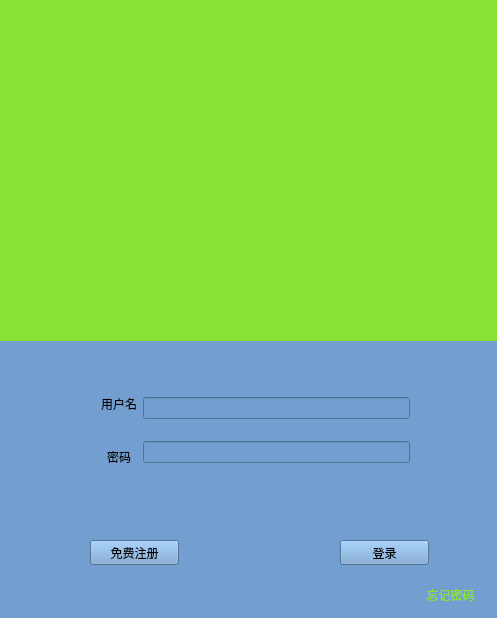
<?xml version="1.0" encoding="UTF-8"?>
<ui version="4.0">
 <class>MainWindow</class>
 <widget class="QWidget" name="MainWindow">
  <property name="geometry">
   <rect>
    <x>0</x>
    <y>0</y>
    <width>497</width>
    <height>618</height>
   </rect>
  </property>
  <property name="windowTitle">
   <string>MainWindow</string>
  </property>
  <property name="styleSheet">
   <string notr="true">background-color: rgb(114, 159, 207);</string>
  </property>
  <widget class="QLabel" name="label">
   <property name="geometry">
    <rect>
     <x>0</x>
     <y>0</y>
     <width>501</width>
     <height>341</height>
    </rect>
   </property>
   <property name="styleSheet">
    <string notr="true">background-color: rgb(138, 226, 52);</string>
   </property>
   <property name="text">
    <string/>
   </property>
  </widget>
  <widget class="QPushButton" name="pushButton_login">
   <property name="geometry">
    <rect>
     <x>340</x>
     <y>540</y>
     <width>89</width>
     <height>25</height>
    </rect>
   </property>
   <property name="text">
    <string>登录</string>
   </property>
  </widget>
  <widget class="QPushButton" name="pushButton_register">
   <property name="geometry">
    <rect>
     <x>90</x>
     <y>540</y>
     <width>89</width>
     <height>25</height>
    </rect>
   </property>
   <property name="text">
    <string>免费注册</string>
   </property>
  </widget>
  <widget class="QWidget" name="layoutWidget">
   <property name="geometry">
    <rect>
     <x>90</x>
     <y>370</y>
     <width>331</width>
     <height>121</height>
    </rect>
   </property>
   <layout class="QHBoxLayout" name="horizontalLayout">
    <item>
     <layout class="QVBoxLayout" name="verticalLayout">
      <item>
       <widget class="QLabel" name="label_2">
        <property name="text">
         <string>&lt;html&gt;&lt;head/&gt;&lt;body&gt;&lt;p align=&quot;center&quot;&gt;用户名&lt;/p&gt;&lt;/body&gt;&lt;/html&gt;</string>
        </property>
       </widget>
      </item>
      <item>
       <widget class="QLabel" name="label_3">
        <property name="text">
         <string>&lt;html&gt;&lt;head/&gt;&lt;body&gt;&lt;p align=&quot;center&quot;&gt;密码&lt;/p&gt;&lt;/body&gt;&lt;/html&gt;</string>
        </property>
       </widget>
      </item>
     </layout>
    </item>
    <item>
     <layout class="QVBoxLayout" name="verticalLayout_2">
      <item>
       <widget class="QLineEdit" name="lineEdit_name"/>
      </item>
      <item>
       <widget class="QLineEdit" name="lineEdit_password"/>
      </item>
     </layout>
    </item>
   </layout>
  </widget>
  <widget class="QLabel" name="SetPassword">
   <property name="geometry">
    <rect>
     <x>410</x>
     <y>580</y>
     <width>81</width>
     <height>31</height>
    </rect>
   </property>
   <property name="text">
    <string>&lt;html&gt;&lt;head/&gt;&lt;body&gt;&lt;p align=&quot;center&quot;&gt;&lt;span style=&quot; color:#8ae234;&quot;&gt;忘记密码&lt;/span&gt;&lt;/p&gt;&lt;/body&gt;&lt;/html&gt;</string>
   </property>
  </widget>
 </widget>
 <layoutdefault spacing="6" margin="11"/>
 <resources/>
 <connections/>
</ui>
